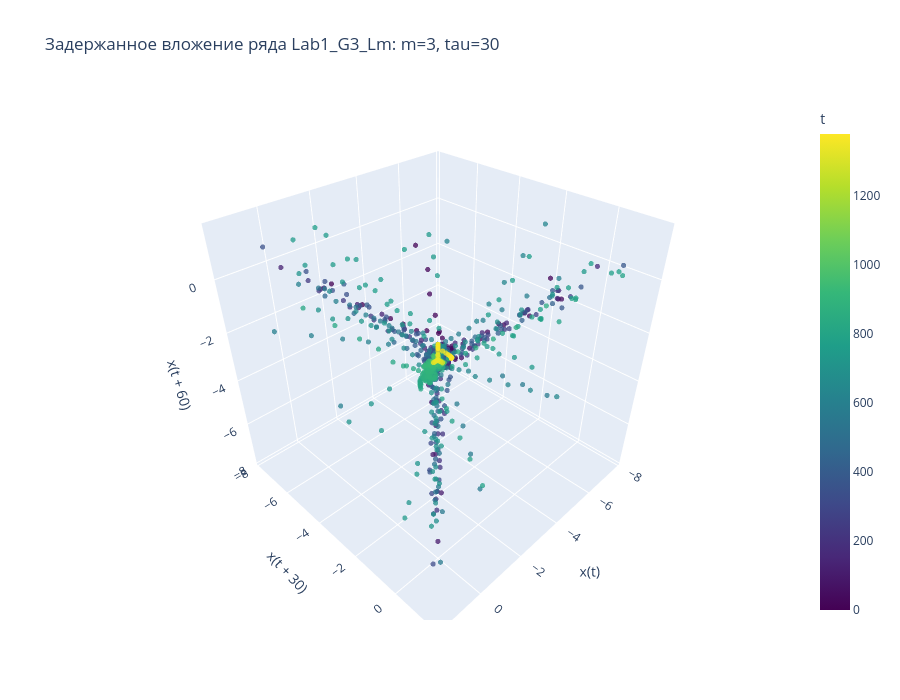

Here is the notebook cell this chart was saved with:
### Code cell
selected_embedding_col = embedding_summary.iloc[0]["column"]

embedding_info = all_embeddings[selected_embedding_col]
X = embedding_info["X"]
tau = embedding_info["tau"]
m = embedding_info["dimension"]

time_index = np.arange(X.shape[0])

fig = go.Figure()
fig.add_trace(
    go.Scatter3d(
        x=X[:, 0],
        y=X[:, 1],
        z=X[:, 2],
        mode="markers",
        marker=dict(
            size=3,
            opacity=0.75,
            color=time_index,
            colorscale="Viridis",
            colorbar=dict(title="t"),
        ),
    )
)

fig.update_layout(
    title=f"Задержанное вложение ряда {selected_embedding_col}: m={m}, tau={tau}",
    scene=dict(
        xaxis_title="x(t)",
        yaxis_title=f"x(t + {tau})",
        zaxis_title=f"x(t + {2 * tau})",
    ),
    width=900,
    height=700,
)

fig.show()

### Figure 1 — Plotly figure (JSON) as saved in the notebook; plotly's stock layout.template omitted (floating-point values rounded to 4 significant figures; data arrays with more than 128 entries replaced by an {"elided": "..."} marker saying what was removed)
{"data": [{"marker": {"color": {"elided": "1379 int values"}, "colorbar": {"title": {"text": "t"}}, "colorscale": [[0, "#440154"], [0.1111, "#482878"], [0.2222, "#3e4989"], [0.3333, "#31688e"], [0.4444, "#26828e"], [0.5556, "#1f9e89"], [0.6667, "#35b779"], [0.7778, "#6ece58"], [0.8889, "#b5de2b"], [1, "#fde725"]], "opacity": 0.75, "size": 3}, "mode": "markers", "type": "scatter3d", "x": {"elided": "1379 float values"}, "y": {"elided": "1379 float values"}, "z": {"elided": "1379 float values"}}], "layout": {"height": 700, "scene": {"xaxis": {"title": {"text": "x(t)"}}, "yaxis": {"title": {"text": "x(t + 30)"}}, "zaxis": {"title": {"text": "x(t + 60)"}}}, "title": {"text": "Задержанное вложение ряда Lab1_G3_Lm: m=3, tau=30"}, "width": 900}}
